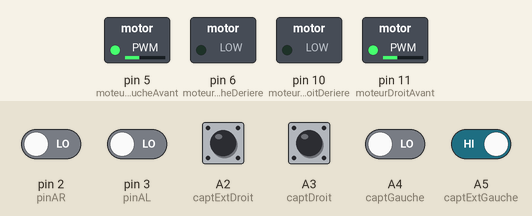
Simulated run of this sketch. Board: Arduino Uno, built with avr-gcc and run on an emulated ATmega328P. Shown: switched loads named in the sketch (green lamp = pin HIGH). The test bench sets the inputs (shaded band); at power-on: A2 (captExtDroit), A3 (captDroit), A5 (captExtGauche) HIGH, A4 (captGauche), pin 2 (pinAR), pin 3 (pinAL) LOW.

Above: at 1.2 s.
1.3 s: A2 (captExtDroit) pulled LOW for 0.15 s
At 1.37 s:
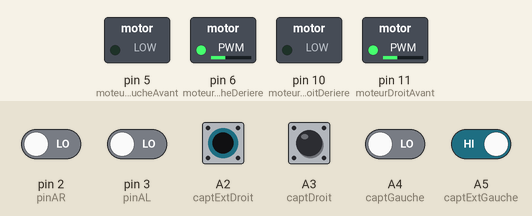
2.9 s: A2 (captExtDroit) driven LOW and A5 (captExtGauche) driven LOW
At 3.3 s:
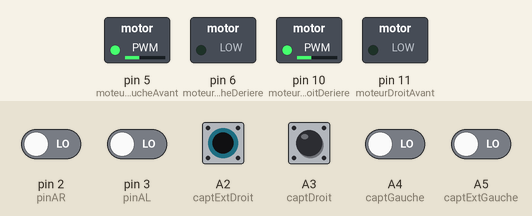
4.4 s: A3 (captDroit) pulled LOW for 1 s
At 4.8 s:
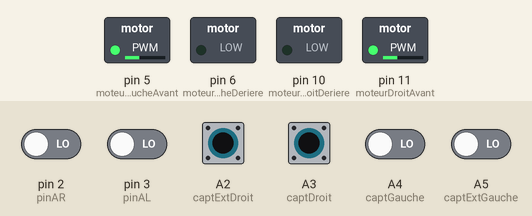
6.9 s: A2 (captExtDroit) driven HIGH
At 7.5 s:
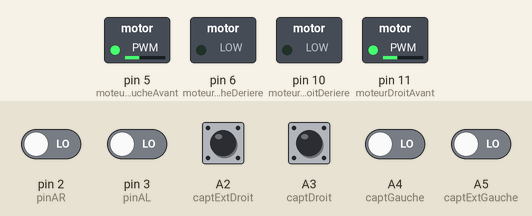
8.4 s: A2 (captExtDroit) driven LOW
At 9.8 s:
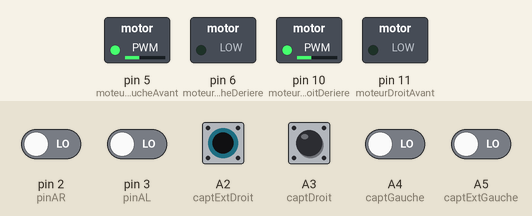
Timing chart, 0 to 10.9 s (numbered marks = the images above; inputs shaded):
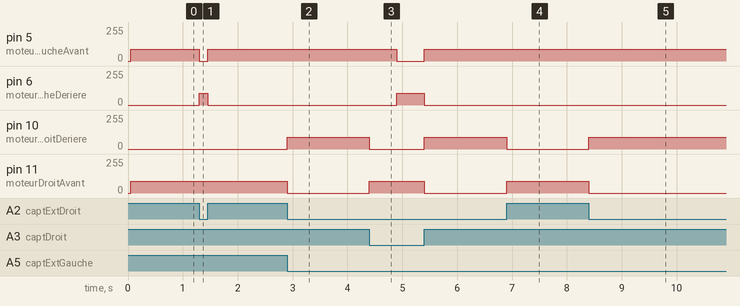

Measured:
- after the input at 1.3 s, pin 5 (moteurGaucheAvant): 90/255 → 0/255 at once, → 90/255 0.15 s later; pin 6 (moteurGaucheDeriere): 0/255 → 90/255 at once, → 0/255 0.15 s later
- after the input at 2.9 s, pin 10 (moteurDroitDeriere): 0/255 → 90/255 at once; pin 11 (moteurDroitAvant): 90/255 → 0/255 at once
- after the input at 4.4 s, pin 5 (moteurGaucheAvant): 90/255 → 0/255 after 0.50 s, → 90/255 0.50 s later; pin 6 (moteurGaucheDeriere): 0/255 → 90/255 after 0.50 s, → 0/255 0.50 s later; pin 10 (moteurDroitDeriere): 90/255 → 0/255 at once, → 90/255 1.0 s later; pin 11 (moteurDroitAvant): 0/255 → 90/255 at once, → 0/255 1.0 s later
- after the input at 6.9 s, pin 10 (moteurDroitDeriere): 90/255 → 0/255 at once; pin 11 (moteurDroitAvant): 0/255 → 90/255 at once
- after the input at 8.4 s, pin 10 (moteurDroitDeriere): 0/255 → 90/255 at once; pin 11 (moteurDroitAvant): 90/255 → 0/255 at once

The sketch:

Test_12-Nov-21_20.20_PUNKS_IEEE_FST_Robots_3.0.ino
```cpp
//Ultrason
const byte TRIGGERleft = 8; // broche TRIGGER
const byte ECHOleft= A1; // broche ECHO

const byte TRIGGERright = 7; // broche TRIGGER
const byte ECHOright= A0; // broche ECHO

const byte TRIGGERfront = 4; // broche TRIGGER
const byte ECHOfront= 9; // broche ECHO

const unsigned long MEASURE_TIMEOUT = 25000UL;
const float SOUND_SPEED = 340.0 / 1000;

//PDUltrason
float distL,distR,kpULTRA=1,kdULTRA=0,erreurancien,erreur,PD=0,P,D;


// Echantillonnage
const float periode = 20.00;


// Capteurs IR
const int captExtDroit = A2;
const int captDroit = A3;
const int captGauche = A4;
const int captExtGauche = A5;
bool c1;
bool c2;
bool c3;
bool c4;
int etatcapteur = 0;

// PID vitesse
const float vitesseMax = 300.00;
const float accelerationMax = 5000.00;

float kp = 1.0;
float ki = 0.001;
float kd = 1.0;

float erreurAVR = 0.00;
float erreurAVL = 0.00;

float right = 0.00;
float leftPD = 0.00;

// Moteurs
const int moteurDroitAvant = 11;
const int moteurDroitDeriere = 10;
const int moteurGaucheAvant = 5;
const int moteurGaucheDeriere = 6;

// Encodeurs
long int counterL = 0;
long int counterR = 0;

long int previousCounterL = 0;
long int previousCounterR = 0;

int resolution = 400;
float diametreRoue = 70.00;


const int pinAR=2;
const int pinBR=12;
const int pinAL=3;
const int pinBL=13;

float distanceleft() {
  digitalWrite(TRIGGERleft, HIGH);
  delayMicroseconds(10);
  digitalWrite(TRIGGERleft, LOW);
  long measure = pulseIn(ECHOleft, HIGH, MEASURE_TIMEOUT);
  float distance_mm = measure / 2.0 * SOUND_SPEED;
  return(distance_mm);
}
float distanceright() {
  digitalWrite(TRIGGERright, HIGH);
  delayMicroseconds(10);
  digitalWrite(TRIGGERright, LOW);
  long measure = pulseIn(ECHOright, HIGH, MEASURE_TIMEOUT);
  float distance_mm = measure / 2.0 * SOUND_SPEED;
  return(distance_mm);
}
float distancefront() {
  digitalWrite(TRIGGERfront, HIGH);
  delayMicroseconds(10);
  digitalWrite(TRIGGERfront, LOW);
  long measure = pulseIn(ECHOfront, HIGH, MEASURE_TIMEOUT);
  float distance_mm = measure / 2.0 * SOUND_SPEED;
  return(distance_mm);
}
void ISRtrackAR() {
  int A = digitalRead(pinAR);
  int B = digitalRead(pinBR);

  if ((B && !A) || (A && !B)) {
    ++counterL;
  } else {
    if ((B && A) || (!A && !B)) {
      --counterL;
    }
  }
}

void ISRtrackAL() {
  int A = digitalRead(pinAL);
  int B = digitalRead(pinBL);

  if ((B && !A) || (A && !B)) {
    ++counterL;
  } else {
    if ((B && A) || (!A && !B)) {
      --counterL;
    }
  }
}

void vitesseDroit(float consigne) {
  float vitesseActuel = (((counterR - previousCounterR) * diametreRoue * PI ) / resolution) / (periode / 1000);
  float erreur = consigne - vitesseActuel;
  if ((erreur * 1000) / periode) {
    erreur = accelerationMax;
  }
  float p = kp * erreur;
  float d = kd * (erreur - erreurAVR);
  float rightPD= rightPD+p + d;

  if (rightPD >= 0) {
    if (rightPD > 255) {
      rightPD = 255;
    }
    analogWrite(moteurDroitAvant, rightPD);
    analogWrite(moteurDroitDeriere, 0);
  } else {
    if (rightPD < - 255) {
      rightPD = - 255;
    }
    analogWrite(moteurDroitAvant, abs(rightPD));
    analogWrite(moteurDroitDeriere, 0);
  }
}

void vitesseGauche(float consigne) {
  float vitesseActuel = (((counterL - previousCounterL) * diametreRoue * PI ) / resolution) / (periode / 1000);
  float erreur = consigne - vitesseActuel;
   if ((erreur * 1000) / periode) {
    erreur = accelerationMax;
  }
  float p = kp * erreur;
  float d = kd * (erreur - erreurAVL);
  float leftPD= leftPD+ p + d;

  if (leftPD >= 0) {
    if (leftPD > 255) {
      leftPD = 255;
    }
    analogWrite(moteurDroitAvant, leftPD);
    analogWrite(moteurDroitDeriere, 0);
  } else {
    if (leftPD < - 255) {
      leftPD = - 255;
    }
    analogWrite(moteurDroitAvant, abs(leftPD));
    analogWrite(moteurDroitDeriere, 0);
  }
}
void PdUltrason(){
  float erreurancien=erreur ;
  float erreur=distL-distR;
  float P=kpULTRA*erreur;
  float D=kdULTRA*(erreurancien-erreur);
  float PD=PD+P+D;
  if (PD>255)
    PD=255;
  if (PD<-255)
    PD=-255;
  if (PD>=0){

  }
  if (PD<=0){

  }
}
void Avancer(int pwm)
{
  analogWrite(moteurDroitAvant, pwm);
  analogWrite(moteurGaucheAvant, pwm);
  analogWrite(moteurDroitDeriere, 0);
  analogWrite(moteurGaucheDeriere, 0);
}
void Droite(int pwm)
{
  analogWrite(moteurDroitAvant, 0);
  analogWrite(moteurGaucheAvant, pwm);
  analogWrite(moteurDroitDeriere, pwm);
  analogWrite(moteurGaucheDeriere, 0);

}
void Gauche(int pwm)
{
  analogWrite(moteurDroitAvant, pwm);
  analogWrite(moteurGaucheAvant, 0);
  analogWrite(moteurDroitDeriere, 0);
  analogWrite(moteurGaucheDeriere, pwm);
}
void Stop()
{
  analogWrite(moteurDroitAvant, 0);
  analogWrite(moteurGaucheAvant, 0);
  analogWrite(moteurDroitDeriere, 0);
  analogWrite(moteurGaucheDeriere, 0);
}
void setup() {
  Serial.begin(9600);
  distL=distanceleft();
  distR=distanceright();

  // Capteurs IR
  pinMode(captDroit, INPUT);
  pinMode(captGauche, INPUT);

  pinMode(captExtDroit, INPUT);
  pinMode(captExtGauche, INPUT);

  digitalWrite(captDroit, HIGH);
  digitalWrite(captDroit, HIGH);

  digitalWrite(captExtDroit, HIGH);
  digitalWrite(captExtGauche, HIGH);

  // Encodeurs
  pinMode(pinAR, INPUT);
  pinMode(pinAL, INPUT);

  pinMode(pinBR, INPUT);
  pinMode(pinBL, INPUT);

  digitalWrite(pinAR, INPUT);
  digitalWrite(pinAL, INPUT);

  digitalWrite(pinBR, INPUT);
  digitalWrite(pinBL, INPUT);

  attachInterrupt(digitalPinToInterrupt(pinAR), ISRtrackAR, CHANGE);
  attachInterrupt(digitalPinToInterrupt(pinAL), ISRtrackAL, CHANGE);

  //Moteurs
  pinMode(moteurGaucheAvant, OUTPUT);
  pinMode(moteurGaucheDeriere, OUTPUT);

  pinMode(moteurDroitAvant, OUTPUT);
  pinMode(moteurDroitDeriere, OUTPUT);

  digitalWrite(moteurGaucheAvant, LOW);
  digitalWrite(moteurGaucheDeriere, LOW);

  digitalWrite(moteurDroitAvant, LOW);
  digitalWrite(moteurDroitDeriere, LOW);

//Ultrason
  pinMode(TRIGGERleft, OUTPUT);
  digitalWrite(TRIGGERleft, LOW);
  pinMode(ECHOleft, INPUT);
  analogWrite(ECHOleft, 0);

  pinMode(TRIGGERright, OUTPUT);
  digitalWrite(TRIGGERright, LOW);
  pinMode(ECHOright, INPUT);
  analogWrite(ECHOright, 0);

  pinMode(TRIGGERfront, OUTPUT);
  digitalWrite(TRIGGERfront, LOW);
  pinMode(ECHOfront, INPUT);
  digitalWrite(ECHOfront, LOW);

}

//Checkpoint1
int t = 0;
int checkpoint1=0;
float test1=0,test2=0;

void loop() {
  c1 = digitalRead(captExtDroit);
  c2 = digitalRead(captDroit);
  c3 = digitalRead(captGauche);
  c4 = digitalRead(captExtGauche);

  etatcapteur = c1 * 1000 + c2 * 100 + c3 * 10 + c4;
  test1=millis();
if (t==1)
  if (test1-test2>=500)
      checkpoint1=1;
if (checkpoint1==0)
  switch (etatcapteur) {
    case 0:
    if ( t== 0){
      test2=millis();
      t=1;
    }
      Avancer(90);
      break;
    case 1:
      Gauche(90);
      break;
    case 10:
      Gauche(90);
      break;
    case 11:
      Avancer(90);
      break;
    case 100:
      Droite(90);
      break;
    case 101:
      Gauche(90);
      break;
    case 110:
      Avancer(90);
      break;
    case 111:
      Gauche(90);
      break;
    case 1000:
      Droite(90);
      break;
    case 1001:
      Avancer(90);
      break;
    case 1010:
      Droite(90);
      break;
    case 1011:
      Avancer(90);
      break;
    case 1100:
      Avancer(90);
      break;
    case 1101:
      Avancer(90);
      break;
    case 1110:
      Droite(90);
      break;
    case 1111:
      Avancer(90);
      break;
    default:
      Stop();
        break;
}
if (checkpoint1==1)
  switch (etatcapteur) {
    case 0:
      Gauche(90);
      break;
    case 1:
      Gauche(90);
      break;
    case 10:
      Gauche(90);
      break;
    case 11:
      Avancer(90);
      break;
    case 100:
      Droite(90);
      break;
    case 101:
      Gauche(90);
      break;
    case 110:
      Avancer(90);
      break;
    case 111:
      Gauche(90);
      break;
    case 1000:
      Droite(90);
      break;
    case 1001:
      Avancer(90);
      break;
    case 1010:
      Droite(90);
      break;
    case 1011:
      Avancer(90);
      break;
    case 1100:
      Avancer(90);
      break;
    case 1101:
      Avancer(90);
      break;
    case 1110:
      Droite(90);
      break;
    case 1111:
      Avancer(90);
      break;
    default:
      Stop();
        break;
}
}
```
